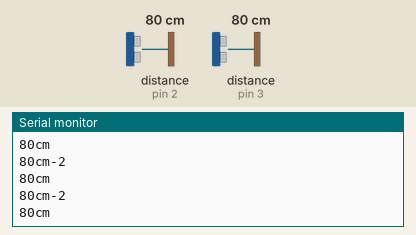
Bench run of a sketch on a simulated Arduino Uno, built with avr-gcc and run on an emulated ATmega328P. Shown: the last lines printed to the serial monitor. Wiring (inferred from the names in the program): 2 × ultrasonic range finder: trigger pin 2, echo pin 2 / trigger pin 3, echo pin 3. Inputs (shaded band) come from the test bench; at power-on: distance to the obstacle (sensors on pin 2, pin 3) 80 cm. The echo pulse lasts 58.3 µs per cm.

Above: at 1.2 s.
1.3 s: distance to the obstacle (sensor on pin 2) set to 120 cm
At 1.34 s:
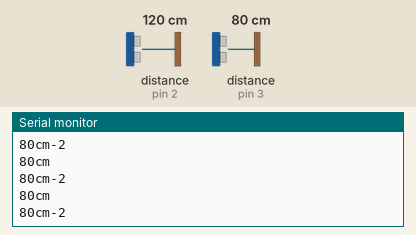
4.3 s: distance to the obstacle (sensor on pin 3) set to 2 cm
At 4.41 s:
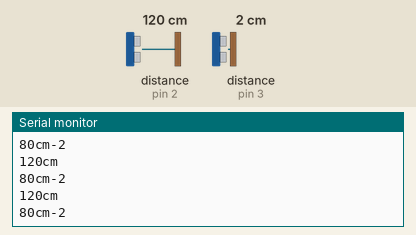
5.8 s: distance to the obstacle (sensor on pin 2) set to 2 cm
At 5.83 s:
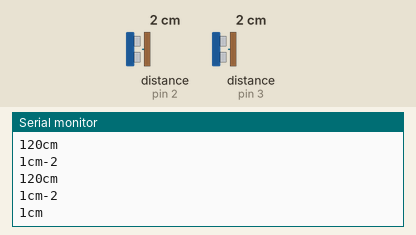
7.3 s: distance to the obstacle (sensor on pin 3) set to 53 cm
At 7.47 s:
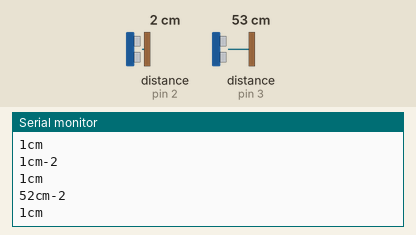
Timing chart, 0 to 10.3 s (numbered marks = the images above; inputs shaded):
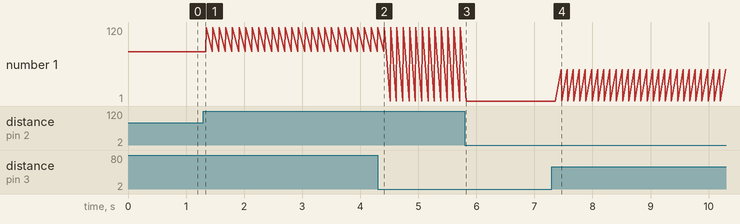

The sketch:

two-ultrasonic.ino
```cpp
const int pingPin = 2;
const int pingPin2 = 3;
const int ledPin = 13;
unsigned long duration;
int cm;

void setup()
{
  pinMode(pingPin, OUTPUT);
  Serial.begin(9600);
}

void loop()
{
  //ピンをOUTPUTに設定（パルス送信のため）
  pinMode(pingPin, OUTPUT);
  //LOWパルスを送信
  digitalWrite(pingPin, LOW);
  delayMicroseconds(2);
  //HIGHパルスを送信
  digitalWrite(pingPin, HIGH);
  //5uSパルスを送信してPingSensorを起動
  delayMicroseconds(5);
  digitalWrite(pingPin, LOW);

  //入力パルスを読み取るためにデジタルピンをINPUTに変更（シグナルピンを入力に切り替え）
  pinMode(pingPin, INPUT);

  //入力パルスの長さを測定
  duration = pulseIn(pingPin, HIGH);

  //パルスの長さを半分に分割
  duration=duration/2;
  //cmに変換
  cm = int(duration/29);

  if(cm <= 50) {
    digitalWrite(ledPin, HIGH);
  } else {
    digitalWrite(ledPin, LOW);
  }

  Serial.print(cm);
  Serial.print("cm");
  Serial.println();

//ピンをOUTPUTに設定（パルス送信のため）
  pinMode(pingPin2, OUTPUT);
  //LOWパルスを送信
  digitalWrite(pingPin2, LOW);
  delayMicroseconds(2);
  //HIGHパルスを送信
  digitalWrite(pingPin2, HIGH);
  //5uSパルスを送信してPingSensorを起動
  delayMicroseconds(5);
  digitalWrite(pingPin2, LOW);

  //入力パルスを読み取るためにデジタルピンをINPUTに変更（シグナルピンを入力に切り替え）
  pinMode(pingPin2, INPUT);

  //入力パルスの長さを測定
  duration = pulseIn(pingPin2, HIGH);

  //パルスの長さを半分に分割
  duration=duration/2;
  //cmに変換
  cm = int(duration/29);

  if(cm <= 50) {
    digitalWrite(ledPin, HIGH);
  } else {
    digitalWrite(ledPin, LOW);
  }

  delay(100);

  if(cm <= 50) {
    digitalWrite(ledPin, HIGH);
  } else {
    digitalWrite(ledPin, LOW);
  }

  Serial.print(cm);
  Serial.print("cm-2");
  Serial.println();
}
```

Measured:
- after the input at 5.8 s, the serial monitor: prints a new line at once (image 3)
- after the input at 7.3 s, the serial monitor: prints a new line after 0.16 s (image 4)
- plotted number 1: 80 → 120 after the input at 1.3 s
